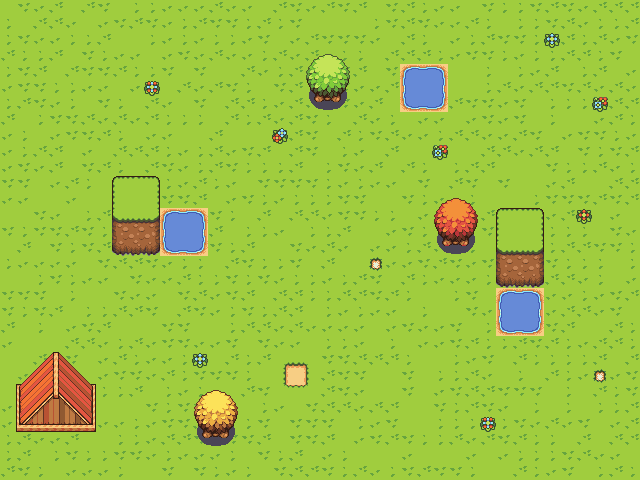

The image is a tile-based game level rendered from a .tmx file. Its description and source (layers, tilesets, objects; grid data summarised) follow:
An orthogonal 40x30 tile map with 16x16 px tiles, 3 tile layers (Background, Terrain, Trees).

<map version="1.10" tiledversion="1.10.2" orientation="orthogonal" renderorder="right-down" width="40" height="30" tilewidth="16" tileheight="16" infinite="0" nextlayerid="4" nextobjectid="1">
 <tileset firstgid="1" name="tileset" tilewidth="16" tileheight="16" tilecount="2112" columns="33">
  <image source="CP-Slime-World-master/assets/tileset.png" trans="000000" width="528" height="1024" />
 </tileset>
 <layer id="1" name="Background" width="40" height="30">
  <data>[1200 cells, 1200 non-empty, 5 distinct tile ids]</data>
 </layer>
 <layer id="2" name="Terrain" width="40" height="30">
  <data>[1200 cells, 101 non-empty, 64 distinct tile ids]</data>
 </layer>
 <layer id="3" name="Trees" width="40" height="30">
  <data>[1200 cells, 36 non-empty, 36 distinct tile ids]</data>
 </layer>
</map>
